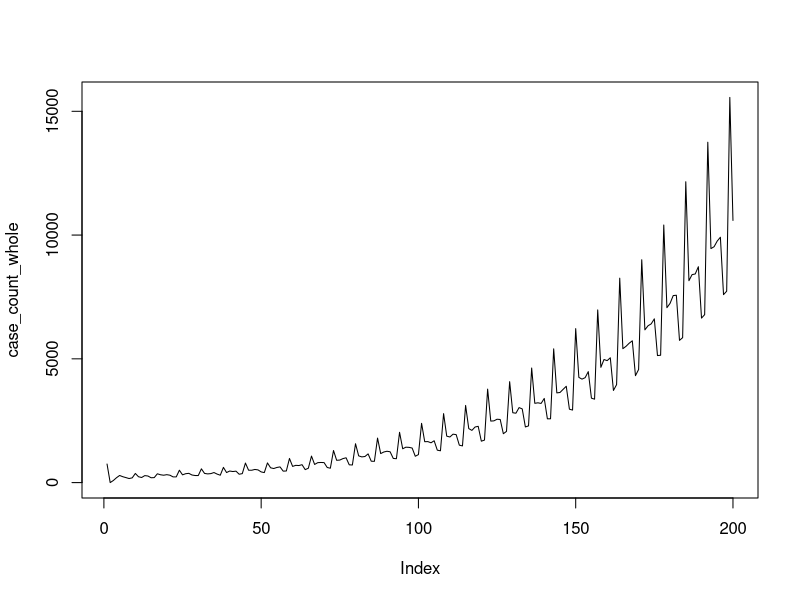

Generate this figure with R: (Note: this script raises an error after producing the figure.)
################################################################################
#	Script-file:   weekly_cycle_simulation.R
# Aim:           Function to simulate case counts with weekly pattern
# Project:       Capstone Project 2025
#
#	Data used:	   none
#	Data created:  none
# Student:       Zimo
################################################################################
library(dplyr)

simulate_case_counts <- function(R_t, W_s, I_0 = 10, cycle_pattern = 0) {
  # R_t: A vector of reproduction numbers over time (length = number of days)
  # W_s: A vector representing the GI distribution
  # I_0: Initial number of cases (default is 10)
  # weekly_pattern: 0 - no pattern; other numbers - number of days in a cycle
  
  # Number of days
  n_days <- length(R_t)
  
  # Initialize the case count vector
  I <- numeric(n_days)
  I[1] <- I_0  # Start with the initial number of cases on day 1
  
  # Simulate cases for subsequent days
  for (t in 2:n_days) {
    # Calculate the total infection potential Lambda_t
    lambda_t <- 0
    for (s in 1:(t-1)) {
      
      # End if exceeds length of W_s
      if (s > length(W_s)) {
        break
      }
      
      # Calculate the expected number of cases on day t
      lambda_t <- lambda_t + I[t - s] * W_s[s] * R_t[t - s]
    }
    
    # Simulate new cases from a Poisson distribution
    I[t] <- rpois(1, lambda = lambda_t)
  }
  
  # Apply weekly pattern if requested
  if (cycle_pattern != 0) {
    
    # 7 days as a week
    day_of_week <- (1:n_days - 1) %% cycle_pattern
    
    # Define pattern
      multiplier <- case_when(
        day_of_week %in% c(0, 1) ~ 0.75,  # Day 0 & 1: 0.75x (e.g., weekend)
        day_of_week == 2          ~ 1.5,  # Day 2:     1.3x  (e.g., Monday surge)
        TRUE                     ~ 1      # Other:     1x    (no adjustment)
      )
    
    # Multiply case counts
    I <- round(I * multiplier)
  }
  
  # Return the simulated case counts
  return(I)
}

################################################################################
# Generate GI and Rt function
sim_GI_Rt <- function(GI_mean, GI_sd, Rt_mean, Rt_sd, Rt_length) {
  
  # Log-normal parameters for GI
  sdlog <- sqrt(log(1 + (GI_sd^2) / (GI_mean^2)))
  meanlog <- log((GI_mean^2) / sqrt(GI_mean^2 + GI_sd^2))
  
  # Gamma parameter for reproduction number
  shape <- (Rt_mean^2) / (Rt_sd^2)
  scale <- (Rt_sd^2) / Rt_mean
  
  # Generate GI distribution
  W_s_raw <- dlnorm(1:50, meanlog, sdlog)
  W_s <- W_s_raw/sum(W_s_raw) # standardise to make the sum equal to 1
  W_s <- W_s[W_s  > 1e-15]
  
  # Generate simulated reproduction number
  R_t <- rgamma(Rt_length, shape = shape, scale = scale)
  
  # Return the result in list
  return(list(
    GI_sdlog = sdlog,
    GI_meanlog = meanlog,
    Rt_shape = shape,
    Rt_scale = scale,
    Ws = list(W_s),
    Rt = list(R_t)
  ))
}
################################################################################
# Log-likelihood function
log_likelihood <- function(I, R_t, W_s) {
  # I: Daily observed case counts (length N)
  # R_t: Reproduction numbers (length N)
  # W_s: Generation interval probabilities (length <= N)
  
  n_days <- length(I) # Number of days == length(R_t)
  E_I <- numeric(n_days)
  E_I[1] <- I[1] # Start with I[1] cases
  ll <- I[1] * log(E_I[1]) - E_I[1] - lgamma(I[1] + 1) # Initial value for log-likelihood
  
  # Calculate expected cases lambda_t
  for (t in 2:n_days) {
    
    E_I[t] <- 0
    for (s in 1:(t-1)) {
      
      # End if exceeds the length of W_s 
      if (s > length(W_s)) {
        break
      }
      
      E_I[t] <- E_I[t] + R_t[t - s] * W_s[s] * I[t - s]
    }

    
    # Calculate Poisson log-likelihood
    ll <- ll + I[t] * log(E_I[t]) - E_I[t] - lgamma(I[t] + 1)
  }
  
  return(ll)
}

################################################################################
# simulate case count
Rt <- rep(1.1, 200)
Ws <- sim_GI_Rt(GI_mean = 5, 
                GI_sd = 2, 
                0, 0, 0)$Ws[[1]]
case_count_whole <- simulate_case_counts(Rt, Ws, I_0 = 1000, cycle_pattern = 7)
plot(case_count_whole, type = "l")

# group the case count into 7 days
n <- length(case_count_whole)  
num_repeats <- 7
max_value <- ceiling(n / num_repeats)
sequence <- rep(1:max_value, each = num_repeats)[1:n]
data <- data.frame(weeks = sequence, case = case_count_whole)
groups <- split(data$case, as.factor(data$weeks))


Rt_data <- data.frame()
contour_plot <- list()

# Infer Rt and GI
for (i in 1:length(groups)) {
  
  # case count for every 7 days
  case_count7 = groups[[i]]
  
  # Set GI parameters and Rt mean
  Data <- expand.grid(GI_mean = seq(1, 10, 1), 
                      GI_sd = seq(0.5, 5, 0.5), 
                      Rt_mean = seq(0.5, 3, 0.5))
  
  # Simulate GI and Rt, and compute log-likelihood for every 7 days
  for (j in 1:nrow(Data)) {
    sim_result <- sim_GI_Rt(Data$GI_mean[j],Data$GI_sd[j],Data$Rt_mean[j], Rt_sd = 0.01, 
                        length(groups[[i]]))
    Data$GI[j] <- sim_result$Ws
    Data$Rt[j] <- sim_result$Rt
    Data$ll[j] <- log_likelihood(case_count7, sim_result$Rt[[1]], sim_result$Ws[[1]])
  }
    
  # Select the best fit GI sd for each pair of GI and Rt mean
  optimal_data <- Data %>%
    group_by(GI_mean, Rt_mean) %>%
    slice(which.max(ll)) %>%
    ungroup() %>%
    dplyr::select(GI_mean, GI_sd, GI, Rt_mean, Rt, ll) %>%
    arrange(GI_mean)
  
  # Generate contour plot
  p <- ggplot(optimal_data, aes(x = GI_mean, y = Rt_mean, z = ll)) +
    geom_contour_filled(bins=20) +  # Filled contours
    geom_contour() +  # Add contour lines
    scale_fill_viridis_d(name = "Log-Likelihood") +   # Color scale
    labs(title = "Log-Likelihood Contour Plot",
         x = "Generation Interval Mean (days)",
         y = "Reproduction Number") + 
    theme_minimal()
  
  contour_plot[[i]] <- p
  
  # Extract the row with maximum log-likelihood
  best_fit <- Data[Data$ll == max(Data$ll),]
  
  # Append to Rt_data (ensure column names match)
  Rt_data <- rbind(Rt_data, best_fit)
}

# View contour plot for the first week
contour_plot[[1]]
